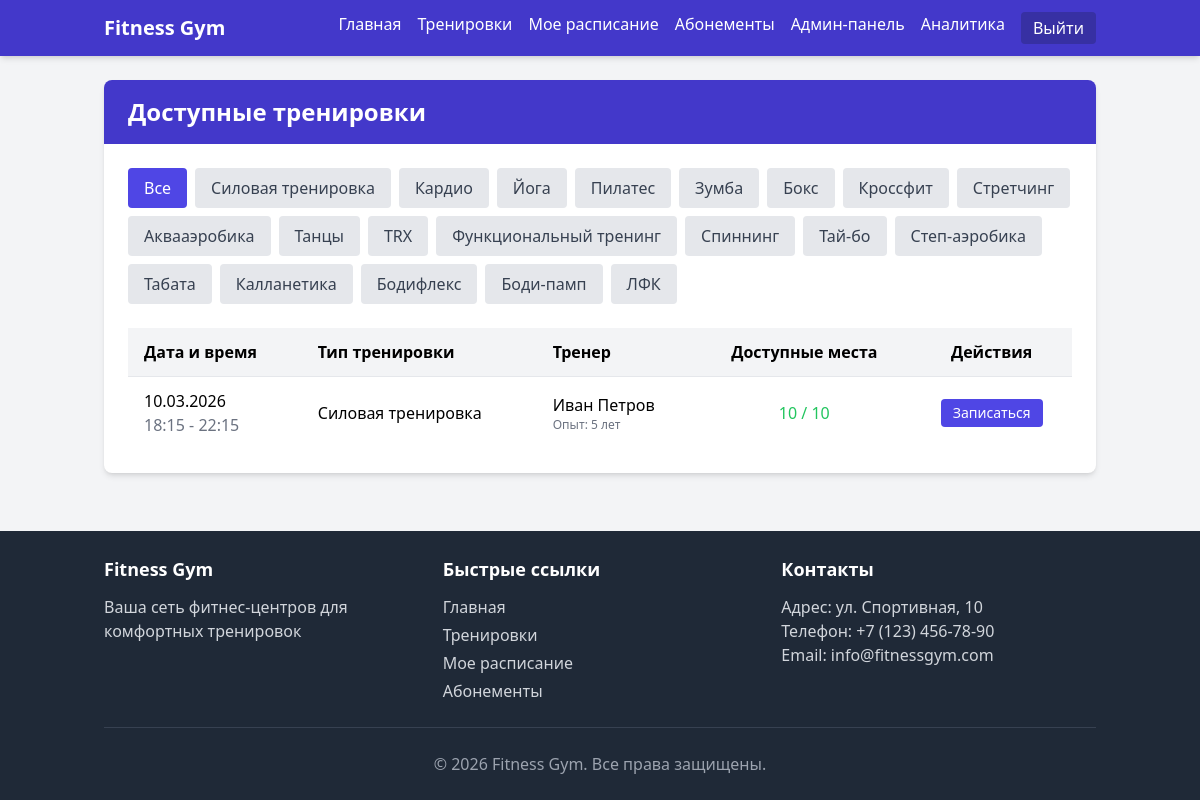
The app's page /user/workouts (signed in) with its own data.
### models/models.py (models this page shows, shortened)
class WorkoutType(db.Model):
    __tablename__ = 'workout_types'
    id = db.Column(db.Integer, primary_key=True)
    name = db.Column(db.String(100), nullable=False, unique=True)
    description = db.Column(db.Text)
    workouts = db.relationship('Workout', backref='workout_type', lazy=True)

class Workout(db.Model):
    __tablename__ = 'workouts'
    id = db.Column(db.Integer, primary_key=True)
    trainer_id = db.Column(db.Integer, db.ForeignKey('trainers.id'), nullable=False)
    workout_type_id = db.Column(db.Integer, db.ForeignKey('workout_types.id'), nullable=False)
    start_time = db.Column(db.DateTime, nullable=False)
    end_time = db.Column(db.DateTime, nullable=False)
    max_participants = db.Column(db.Integer, default=10)
    description = db.Column(db.Text)
    bookings = db.relationship('Booking', backref='workout', lazy=True, cascade="all, delete-orphan")
    @property
    def available_spots(self):
        return self.max_participants - len(self.bookings)
    @property
    def is_full(self):
        return self.available_spots <= 0

class Trainer(db.Model):
    __tablename__ = 'trainers'
    id = db.Column(db.Integer, primary_key=True)
    first_name = db.Column(db.String(50), nullable=False)
    last_name = db.Column(db.String(50), nullable=False)
    experience_years = db.Column(db.Integer, default=0)
    specialization = db.Column(db.String(100), nullable=False)
    profile = db.Column(db.Text)
    workouts = db.relationship('Workout', backref='trainer', lazy=True, cascade="all, delete-orphan")

### controllers/user.py (the view)
@user_bp.route('/workouts')
@login_required
def workouts():
    workout_type_id = request.args.get('type', type=int)
    base_query = Workout.query.filter(Workout.start_time >= datetime.now())
    if workout_type_id:
        base_query = base_query.filter(Workout.workout_type_id == workout_type_id)
    workouts = base_query.order_by(Workout.start_time).all()
    workout_types = WorkoutType.query.all()
    return render_template('user/workouts.html',
                         title='Доступные тренировки',
                         workouts=workouts,
                         workout_types=workout_types,
                         selected_type=workout_type_id)

### templates/user/workouts.html (shortened to what this page needs)
{% extends 'base.html' %}
{% block content %}
    <div class="bg-white rounded-lg shadow-md overflow-hidden">
        <div class="bg-indigo-700 text-white py-4 px-6">
            <h2 class="text-2xl font-bold">Доступные тренировки</h2>
        </div>
        <div class="p-6">
            <div class="mb-6">
                <div class="flex flex-wrap gap-2">
                    <a href="{{ url_for('user.workouts') }}" class="px-4 py-2 rounded {% if not selected_type %}bg-indigo-600 text-white{% else %}bg-gray-200 text-gray-700{% endif %}">
                        Все
                    </a>
                    {% for workout_type in workout_types %}
                        <a href="{{ url_for('user.workouts', type=workout_type.id) }}"
                           class="px-4 py-2 rounded {% if selected_type == workout_type.id %}bg-indigo-600 text-white{% else %}bg-gray-200 text-gray-700{% endif %}">
                            {{ workout_type.name }}
                        </a>
                    {% endfor %}
                </div>
            </div>
            <div class="overflow-x-auto">
                <table class="min-w-full">
                    <thead class="bg-gray-100">
                        <tr>
                            <th class="py-3 px-4 text-left">Дата и время</th>
                            <th class="py-3 px-4 text-left">Тип тренировки</th>
                            <th class="py-3 px-4 text-left">Тренер</th>
                            <th class="py-3 px-4 text-center">Доступные места</th>
                            <th class="py-3 px-4 text-center">Действия</th>
                        </tr>
                    </thead>
                    <tbody>
                        {% for workout in workouts %}
                            <tr class="border-t hover:bg-gray-50">
                                <td class="py-3 px-4">
                                    {{ workout.start_time.strftime('%d.%m.%Y') }}<br>
                                    <span class="text-gray-500">{{ workout.start_time.strftime('%H:%M') }} - {{ workout.end_time.strftime('%H:%M') }}</span>
                                </td>
                                <td class="py-3 px-4">{{ workout.workout_type.name }}</td>
                                <td class="py-3 px-4">
                                    {{ workout.trainer.first_name }} {{ workout.trainer.last_name }}
                                    <span class="text-gray-500 text-xs block">Опыт: {{ workout.trainer.experience_years }} лет</span>
                                </td>
                                <td class="py-3 px-4 text-center">
                                    <span class="{% if workout.is_full %}text-red-500{% elif workout.available_spots <= 3 %}text-yellow-500{% else %}text-green-500{% endif %}">
                                        {{ workout.available_spots }} / {{ workout.max_participants }}
                                    </span>
                                </td>
                                <td class="py-3 px-4 text-center">
                                    {% if not workout.is_full %}
                                        <a href="{{ url_for('user.book_workout', workout_id=workout.id) }}"
                                           class="inline-block bg-indigo-600 hover:bg-indigo-700 text-white px-3 py-1 rounded text-sm">
                                            Записаться
                                        </a>
                                    {% else %}
                                        <span class="text-red-500 text-sm">Нет мест</span>
                                    {% endif %}
                                </td>
                            </tr>
                        {% else %}
                            <tr>
                                <td colspan="5" class="py-4 px-4 text-center text-gray-500">Нет доступных тренировок</td>
                            </tr>
                        {% endfor %}
                    </tbody>
                </table>
            </div>
        </div>
    </div>
{% endblock %}

### records on screen
WorkoutType: name "Силовая тренировка"
WorkoutType: name "Кардио"
WorkoutType: name "Йога"
WorkoutType: name "Пилатес"
WorkoutType: name "Зумба"
WorkoutType: name "Бокс"
WorkoutType: name "Кроссфит"
WorkoutType: name "Стретчинг"
WorkoutType: name "Аквааэробика"
WorkoutType: name "Танцы"
WorkoutType: name "TRX"
WorkoutType: name "Функциональный тренинг"
WorkoutType: name "Спиннинг"
WorkoutType: name "Тай-бо"
WorkoutType: name "Степ-аэробика"
WorkoutType: name "Табата"
WorkoutType: name "Калланетика"
WorkoutType: name "Бодифлекс"
WorkoutType: name "Боди-памп"
WorkoutType: name "ЛФК"
Workout: start_time "10.03.2026", start_time "18:15", end_time "22:15", workout_type.name "Силовая тренировка", trainer.first_name "Иван", trainer.last_name "Петров", trainer.experience_years "5", available_spots "10", max_participants "10"
